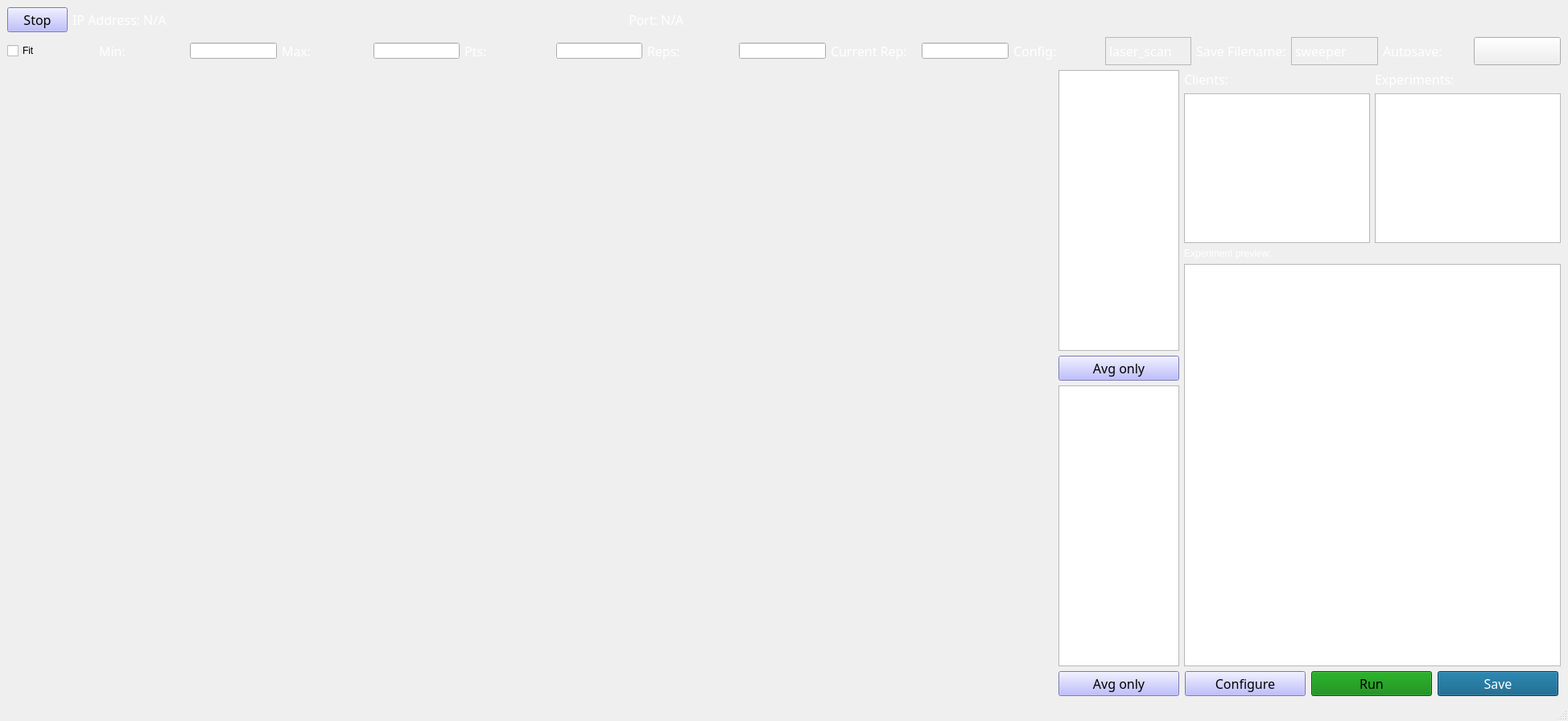
<?xml version="1.0" encoding="UTF-8"?>
<ui version="4.0">
 <class>MainWindow</class>
 <widget class="QMainWindow" name="MainWindow">
  <property name="geometry">
   <rect>
    <x>0</x>
    <y>0</y>
    <width>1948</width>
    <height>896</height>
   </rect>
  </property>
  <property name="sizePolicy">
   <sizepolicy hsizetype="Expanding" vsizetype="Expanding">
    <horstretch>0</horstretch>
    <verstretch>0</verstretch>
   </sizepolicy>
  </property>
  <property name="windowTitle">
   <string>1D Scanner</string>
  </property>
  <property name="styleSheet">
   <string notr="true"/>
  </property>
  <widget class="QWidget" name="centralwidget">
   <layout class="QGridLayout" name="gridLayout">
    <item row="0" column="0">
     <layout class="QHBoxLayout" name="horizontalLayout">
      <property name="sizeConstraint">
       <enum>QLayout::SetMinimumSize</enum>
      </property>
      <item>
       <widget class="QPushButton" name="stop_button">
        <property name="maximumSize">
         <size>
          <width>75</width>
          <height>50</height>
         </size>
        </property>
        <property name="font">
         <font>
          <family>Calibri Light</family>
          <pointsize>12</pointsize>
         </font>
        </property>
        <property name="styleSheet">
         <string notr="true">background-color: rgb(170, 170, 255);</string>
        </property>
        <property name="text">
         <string>Stop</string>
        </property>
        <property name="checkable">
         <bool>true</bool>
        </property>
       </widget>
      </item>
      <item>
       <widget class="QLabel" name="ip_label">
        <property name="maximumSize">
         <size>
          <width>16777215</width>
          <height>50</height>
         </size>
        </property>
        <property name="font">
         <font>
          <family>Calibri Light</family>
          <pointsize>12</pointsize>
         </font>
        </property>
        <property name="styleSheet">
         <string notr="true">color: rgb(255, 255, 255);</string>
        </property>
        <property name="text">
         <string>IP Address: N/A</string>
        </property>
       </widget>
      </item>
      <item>
       <widget class="QLabel" name="port_label">
        <property name="maximumSize">
         <size>
          <width>16777215</width>
          <height>50</height>
         </size>
        </property>
        <property name="font">
         <font>
          <family>Calibri Light</family>
          <pointsize>12</pointsize>
         </font>
        </property>
        <property name="styleSheet">
         <string notr="true">color: rgb(255, 255, 255);</string>
        </property>
        <property name="text">
         <string>Port: N/A</string>
        </property>
       </widget>
      </item>
     </layout>
    </item>
    <item row="1" column="0" colspan="2">
     <layout class="QHBoxLayout" name="horizontalLayout_3">
      <item>
       <widget class="QCheckBox" name="fit">
        <property name="text">
         <string>Fit</string>
        </property>
       </widget>
      </item>
      <item>
       <widget class="QLabel" name="param_2">
        <property name="maximumSize">
         <size>
          <width>16777215</width>
          <height>16777215</height>
         </size>
        </property>
        <property name="font">
         <font>
          <family>Calibri Light</family>
          <pointsize>12</pointsize>
         </font>
        </property>
        <property name="styleSheet">
         <string notr="true">color: rgb(255, 255, 255);</string>
        </property>
        <property name="text">
         <string>Min:</string>
        </property>
       </widget>
      </item>
      <item>
       <widget class="QDoubleSpinBox" name="p_min">
        <property name="styleSheet">
         <string notr="true">color: rgb(255, 255, 255);
font: 25 12pt &quot;Calibri Light&quot;;</string>
        </property>
        <property name="frame">
         <bool>true</bool>
        </property>
        <property name="buttonSymbols">
         <enum>QAbstractSpinBox::NoButtons</enum>
        </property>
        <property name="decimals">
         <number>5</number>
        </property>
        <property name="minimum">
         <double>-1000000000000000000000.000000000000000</double>
        </property>
        <property name="maximum">
         <double>10000000000000000000000.000000000000000</double>
        </property>
        <property name="value">
         <double>406.610000000000014</double>
        </property>
       </widget>
      </item>
      <item>
       <widget class="QLabel" name="param_3">
        <property name="maximumSize">
         <size>
          <width>16777215</width>
          <height>16777215</height>
         </size>
        </property>
        <property name="font">
         <font>
          <family>Calibri Light</family>
          <pointsize>12</pointsize>
         </font>
        </property>
        <property name="styleSheet">
         <string notr="true">color: rgb(255, 255, 255);</string>
        </property>
        <property name="text">
         <string>Max:</string>
        </property>
       </widget>
      </item>
      <item>
       <widget class="QDoubleSpinBox" name="p_max">
        <property name="styleSheet">
         <string notr="true">color: rgb(255, 255, 255);
font: 25 12pt &quot;Calibri Light&quot;;</string>
        </property>
        <property name="frame">
         <bool>true</bool>
        </property>
        <property name="buttonSymbols">
         <enum>QAbstractSpinBox::NoButtons</enum>
        </property>
        <property name="decimals">
         <number>5</number>
        </property>
        <property name="minimum">
         <double>-10000000000000000000000.000000000000000</double>
        </property>
        <property name="maximum">
         <double>10000000000000000000000.000000000000000</double>
        </property>
        <property name="value">
         <double>406.620000000000005</double>
        </property>
       </widget>
      </item>
      <item>
       <widget class="QLabel" name="param_4">
        <property name="maximumSize">
         <size>
          <width>16777215</width>
          <height>16777215</height>
         </size>
        </property>
        <property name="font">
         <font>
          <family>Calibri Light</family>
          <pointsize>12</pointsize>
         </font>
        </property>
        <property name="styleSheet">
         <string notr="true">color: rgb(255, 255, 255);</string>
        </property>
        <property name="text">
         <string>Pts:</string>
        </property>
       </widget>
      </item>
      <item>
       <widget class="QSpinBox" name="pts">
        <property name="styleSheet">
         <string notr="true">color: rgb(255, 255, 255);
font: 25 12pt &quot;Calibri Light&quot;;</string>
        </property>
        <property name="frame">
         <bool>true</bool>
        </property>
        <property name="buttonSymbols">
         <enum>QAbstractSpinBox::NoButtons</enum>
        </property>
        <property name="maximum">
         <number>1000000000</number>
        </property>
        <property name="value">
         <number>101</number>
        </property>
       </widget>
      </item>
      <item>
       <widget class="QLabel" name="param_9">
        <property name="maximumSize">
         <size>
          <width>16777215</width>
          <height>16777215</height>
         </size>
        </property>
        <property name="font">
         <font>
          <family>Calibri Light</family>
          <pointsize>12</pointsize>
         </font>
        </property>
        <property name="styleSheet">
         <string notr="true">color: rgb(255, 255, 255);</string>
        </property>
        <property name="text">
         <string>Reps:</string>
        </property>
       </widget>
      </item>
      <item>
       <widget class="QSpinBox" name="reps">
        <property name="styleSheet">
         <string notr="true">color: rgb(255, 255, 255);
font: 25 12pt &quot;Calibri Light&quot;;</string>
        </property>
        <property name="frame">
         <bool>true</bool>
        </property>
        <property name="buttonSymbols">
         <enum>QAbstractSpinBox::NoButtons</enum>
        </property>
        <property name="minimum">
         <number>-1000000000</number>
        </property>
        <property name="maximum">
         <number>1000000000</number>
        </property>
       </widget>
      </item>
      <item>
       <widget class="QLabel" name="param_11">
        <property name="maximumSize">
         <size>
          <width>16777215</width>
          <height>16777215</height>
         </size>
        </property>
        <property name="font">
         <font>
          <family>Calibri Light</family>
          <pointsize>12</pointsize>
         </font>
        </property>
        <property name="styleSheet">
         <string notr="true">color: rgb(255, 255, 255);</string>
        </property>
        <property name="text">
         <string>Current Rep:</string>
        </property>
       </widget>
      </item>
      <item>
       <widget class="QSpinBox" name="rep_tracker">
        <property name="styleSheet">
         <string notr="true">color: rgb(255, 255, 255);
font: 25 12pt &quot;Calibri Light&quot;;</string>
        </property>
        <property name="frame">
         <bool>true</bool>
        </property>
        <property name="readOnly">
         <bool>true</bool>
        </property>
        <property name="buttonSymbols">
         <enum>QAbstractSpinBox::NoButtons</enum>
        </property>
        <property name="minimum">
         <number>-1000000000</number>
        </property>
        <property name="maximum">
         <number>1000000000</number>
        </property>
       </widget>
      </item>
      <item>
       <widget class="QLabel" name="param_7">
        <property name="maximumSize">
         <size>
          <width>16777215</width>
          <height>16777215</height>
         </size>
        </property>
        <property name="font">
         <font>
          <family>Calibri Light</family>
          <pointsize>12</pointsize>
         </font>
        </property>
        <property name="styleSheet">
         <string notr="true">color: rgb(255, 255, 255);</string>
        </property>
        <property name="text">
         <string>Config:</string>
        </property>
       </widget>
      </item>
      <item>
       <widget class="QLabel" name="config">
        <property name="maximumSize">
         <size>
          <width>16777215</width>
          <height>16777215</height>
         </size>
        </property>
        <property name="font">
         <font>
          <family>Calibri Light</family>
          <pointsize>12</pointsize>
         </font>
        </property>
        <property name="styleSheet">
         <string notr="true">color: rgb(255, 255, 255);</string>
        </property>
        <property name="frameShape">
         <enum>QFrame::StyledPanel</enum>
        </property>
        <property name="text">
         <string>laser_scan</string>
        </property>
       </widget>
      </item>
      <item>
       <widget class="QLabel" name="param_8">
        <property name="maximumSize">
         <size>
          <width>16777215</width>
          <height>16777215</height>
         </size>
        </property>
        <property name="font">
         <font>
          <family>Calibri Light</family>
          <pointsize>12</pointsize>
         </font>
        </property>
        <property name="styleSheet">
         <string notr="true">color: rgb(255, 255, 255);</string>
        </property>
        <property name="text">
         <string>Save Filename:</string>
        </property>
       </widget>
      </item>
      <item>
       <widget class="QLabel" name="save_name">
        <property name="maximumSize">
         <size>
          <width>16777215</width>
          <height>16777215</height>
         </size>
        </property>
        <property name="font">
         <font>
          <family>Calibri Light</family>
          <pointsize>12</pointsize>
         </font>
        </property>
        <property name="styleSheet">
         <string notr="true">color: rgb(255, 255, 255);</string>
        </property>
        <property name="frameShape">
         <enum>QFrame::StyledPanel</enum>
        </property>
        <property name="text">
         <string>sweeper</string>
        </property>
        <property name="textInteractionFlags">
         <set>Qt::LinksAccessibleByKeyboard|Qt::LinksAccessibleByMouse|Qt::TextBrowserInteraction|Qt::TextEditable|Qt::TextEditorInteraction|Qt::TextSelectableByKeyboard|Qt::TextSelectableByMouse</set>
        </property>
       </widget>
      </item>
      <item>
       <widget class="QLabel" name="param_10">
        <property name="maximumSize">
         <size>
          <width>16777215</width>
          <height>16777215</height>
         </size>
        </property>
        <property name="font">
         <font>
          <family>Calibri Light</family>
          <pointsize>12</pointsize>
         </font>
        </property>
        <property name="styleSheet">
         <string notr="true">color: rgb(255, 255, 255);</string>
        </property>
        <property name="text">
         <string>Autosave:</string>
        </property>
       </widget>
      </item>
      <item>
       <widget class="QPushButton" name="autosave">
        <property name="font">
         <font>
          <family>Calibri Light</family>
          <pointsize>14</pointsize>
         </font>
        </property>
        <property name="text">
         <string/>
        </property>
        <property name="icon">
         <iconset>
          <normaloff>green_LED_off.svg</normaloff>
          <normalon>green_LED_on.svg</normalon>green_LED_off.svg</iconset>
        </property>
        <property name="checkable">
         <bool>true</bool>
        </property>
        <property name="checked">
         <bool>false</bool>
        </property>
        <property name="autoExclusive">
         <bool>false</bool>
        </property>
       </widget>
      </item>
     </layout>
    </item>
    <item row="2" column="0">
     <layout class="QVBoxLayout" name="graph_layout">
      <item>
       <layout class="QHBoxLayout" name="horizontalLayout_2">
        <item>
         <widget class="PlotWidget" name="graph_1" native="true">
          <property name="sizePolicy">
           <sizepolicy hsizetype="Expanding" vsizetype="Expanding">
            <horstretch>0</horstretch>
            <verstretch>0</verstretch>
           </sizepolicy>
          </property>
          <property name="minimumSize">
           <size>
            <width>1300</width>
            <height>200</height>
           </size>
          </property>
         </widget>
        </item>
        <item>
         <layout class="QVBoxLayout" name="verticalLayout">
          <item>
           <widget class="GraphicsView" name="legend_1">
            <property name="minimumSize">
             <size>
              <width>150</width>
              <height>0</height>
             </size>
            </property>
            <property name="maximumSize">
             <size>
              <width>200</width>
              <height>16777215</height>
             </size>
            </property>
           </widget>
          </item>
          <item>
           <widget class="QPushButton" name="avg_1">
            <property name="maximumSize">
             <size>
              <width>200</width>
              <height>16777215</height>
             </size>
            </property>
            <property name="font">
             <font>
              <family>Calibri Light</family>
              <pointsize>12</pointsize>
             </font>
            </property>
            <property name="styleSheet">
             <string notr="true">background-color: rgb(170, 170, 255);</string>
            </property>
            <property name="text">
             <string>Avg only</string>
            </property>
            <property name="checkable">
             <bool>false</bool>
            </property>
           </widget>
          </item>
         </layout>
        </item>
       </layout>
      </item>
      <item>
       <layout class="QHBoxLayout" name="horizontalLayout_4">
        <item>
         <widget class="PlotWidget" name="graph_2" native="true">
          <property name="sizePolicy">
           <sizepolicy hsizetype="Expanding" vsizetype="Expanding">
            <horstretch>0</horstretch>
            <verstretch>0</verstretch>
           </sizepolicy>
          </property>
          <property name="minimumSize">
           <size>
            <width>1300</width>
            <height>200</height>
           </size>
          </property>
         </widget>
        </item>
        <item>
         <layout class="QVBoxLayout" name="verticalLayout_5">
          <item>
           <widget class="GraphicsView" name="legend_2">
            <property name="minimumSize">
             <size>
              <width>150</width>
              <height>0</height>
             </size>
            </property>
            <property name="maximumSize">
             <size>
              <width>200</width>
              <height>16777215</height>
             </size>
            </property>
           </widget>
          </item>
          <item>
           <widget class="QPushButton" name="avg_2">
            <property name="maximumSize">
             <size>
              <width>200</width>
              <height>16777215</height>
             </size>
            </property>
            <property name="font">
             <font>
              <family>Calibri Light</family>
              <pointsize>12</pointsize>
             </font>
            </property>
            <property name="styleSheet">
             <string notr="true">background-color: rgb(170, 170, 255);</string>
            </property>
            <property name="text">
             <string>Avg only</string>
            </property>
            <property name="checkable">
             <bool>false</bool>
            </property>
           </widget>
          </item>
         </layout>
        </item>
       </layout>
      </item>
     </layout>
    </item>
    <item row="2" column="1">
     <layout class="QVBoxLayout" name="verticalLayout_4">
      <property name="sizeConstraint">
       <enum>QLayout::SetMinimumSize</enum>
      </property>
      <item>
       <layout class="QHBoxLayout" name="horizontalLayout_9">
        <item>
         <layout class="QVBoxLayout" name="verticalLayout_2">
          <item>
           <widget class="QLabel" name="param_5">
            <property name="maximumSize">
             <size>
              <width>16777215</width>
              <height>16777215</height>
             </size>
            </property>
            <property name="font">
             <font>
              <family>Calibri Light</family>
              <pointsize>12</pointsize>
             </font>
            </property>
            <property name="styleSheet">
             <string notr="true">color: rgb(255, 255, 255);</string>
            </property>
            <property name="text">
             <string>Clients:</string>
            </property>
           </widget>
          </item>
          <item>
           <widget class="QListWidget" name="clients">
            <property name="styleSheet">
             <string notr="true">color: rgb(0, 170, 127);
font: 25 12pt &quot;Calibri Light&quot;;</string>
            </property>
            <property name="frameShape">
             <enum>QFrame::StyledPanel</enum>
            </property>
           </widget>
          </item>
         </layout>
        </item>
        <item>
         <layout class="QVBoxLayout" name="verticalLayout_3">
          <item>
           <widget class="QLabel" name="param_6">
            <property name="maximumSize">
             <size>
              <width>16777215</width>
              <height>16777215</height>
             </size>
            </property>
            <property name="font">
             <font>
              <family>Calibri Light</family>
              <pointsize>12</pointsize>
             </font>
            </property>
            <property name="styleSheet">
             <string notr="true">color: rgb(255, 255, 255);</string>
            </property>
            <property name="text">
             <string>Experiments:</string>
            </property>
           </widget>
          </item>
          <item>
           <widget class="QTreeView" name="exp">
            <property name="styleSheet">
             <string notr="true">color: rgb(85, 170, 255);
font: 25 12pt &quot;Calibri Light&quot;;</string>
            </property>
            <property name="frameShape">
             <enum>QFrame::StyledPanel</enum>
            </property>
           </widget>
          </item>
         </layout>
        </item>
       </layout>
      </item>
      <item>
       <widget class="QLabel" name="label">
        <property name="styleSheet">
         <string notr="true">color: rgb(255, 255, 255);
font: 25 12pt &quot;Calibri Light&quot;;</string>
        </property>
        <property name="text">
         <string>Experiment preview:</string>
        </property>
       </widget>
      </item>
      <item>
       <widget class="QTextBrowser" name="exp_preview">
        <property name="minimumSize">
         <size>
          <width>0</width>
          <height>500</height>
         </size>
        </property>
        <property name="styleSheet">
         <string notr="true">font: 12pt &quot;Consolas&quot;;</string>
        </property>
        <property name="frameShape">
         <enum>QFrame::StyledPanel</enum>
        </property>
        <property name="lineWrapMode">
         <enum>QTextEdit::NoWrap</enum>
        </property>
       </widget>
      </item>
      <item>
       <layout class="QHBoxLayout" name="horizontalLayout_7">
        <item>
         <widget class="QPushButton" name="configure">
          <property name="maximumSize">
           <size>
            <width>150</width>
            <height>16777215</height>
           </size>
          </property>
          <property name="font">
           <font>
            <family>Calibri Light</family>
            <pointsize>12</pointsize>
           </font>
          </property>
          <property name="styleSheet">
           <string notr="true">background-color: rgb(170, 170, 255);</string>
          </property>
          <property name="text">
           <string>Configure</string>
          </property>
          <property name="checkable">
           <bool>false</bool>
          </property>
         </widget>
        </item>
        <item>
         <widget class="QPushButton" name="run">
          <property name="maximumSize">
           <size>
            <width>150</width>
            <height>16777215</height>
           </size>
          </property>
          <property name="font">
           <font>
            <family>Calibri Light</family>
            <pointsize>12</pointsize>
           </font>
          </property>
          <property name="styleSheet">
           <string notr="true">background-color: green;</string>
          </property>
          <property name="text">
           <string>Run</string>
          </property>
          <property name="checkable">
           <bool>false</bool>
          </property>
         </widget>
        </item>
        <item>
         <widget class="QPushButton" name="save">
          <property name="maximumSize">
           <size>
            <width>150</width>
            <height>16777215</height>
           </size>
          </property>
          <property name="font">
           <font>
            <family>Calibri Light</family>
            <pointsize>12</pointsize>
           </font>
          </property>
          <property name="styleSheet">
           <string notr="true">background-color: rgb(0, 85, 127);
color: rgb(255, 255, 255);</string>
          </property>
          <property name="text">
           <string>Save</string>
          </property>
          <property name="checkable">
           <bool>false</bool>
          </property>
         </widget>
        </item>
       </layout>
      </item>
     </layout>
    </item>
   </layout>
  </widget>
  <widget class="QMenuBar" name="menubar">
   <property name="geometry">
    <rect>
     <x>0</x>
     <y>0</y>
     <width>1948</width>
     <height>22</height>
    </rect>
   </property>
  </widget>
  <widget class="QStatusBar" name="statusbar"/>
 </widget>
 <customwidgets>
  <customwidget>
   <class>PlotWidget</class>
   <extends>QWidget</extends>
   <header>pyqtgraph</header>
   <container>1</container>
  </customwidget>
  <customwidget>
   <class>GraphicsView</class>
   <extends>QGraphicsView</extends>
   <header>pyqtgraph</header>
  </customwidget>
 </customwidgets>
 <resources/>
 <connections/>
</ui>
